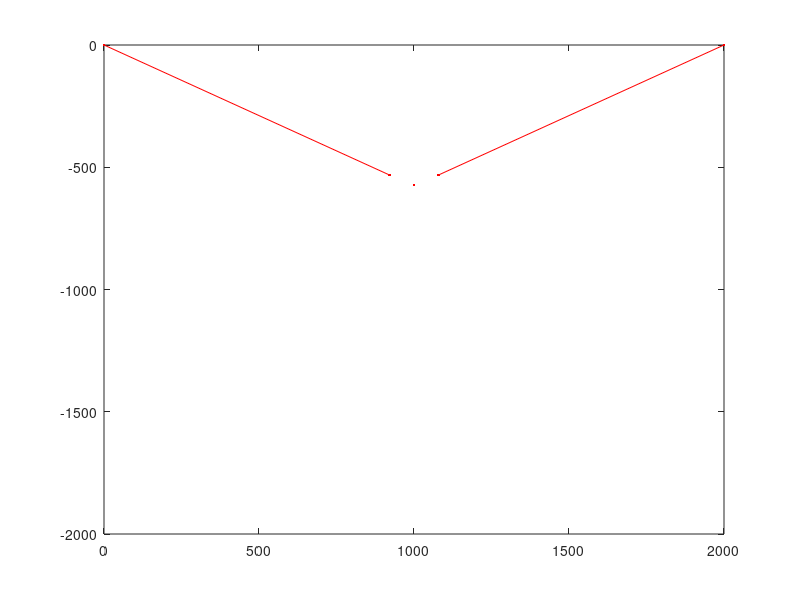

Write the MATLAB code that produced this figure. (Note: this script raises an error after producing the figure.)
function simulate_toddler_robot()
    s_initial = calculate_current_position(pi/6, pi/6, 0);
    s_final = calculate_next_position(1900, -600);
    s_diff = s_final - s_initial
end

function s = calculate_current_position(theta_l, theta_r, phi)
    % define constants
    w = 157.48;
    h = 40.64;
    x_end = 2000; % right anchor position
    winch_to_marker_dist = sqrt(h^2 + w^2/4);
    winch_to_marker_angle = atan2(h, w/2);
    
    % calculate string lengths
    A = [-sin(theta_l), sin(theta_r); cos(theta_l), cos(theta_r)];
    b = [w*sin(phi); x_end - w*cos(phi)];
    s = A\b;
    
    % calculate left winch position
    x_l = s(1)*cos(theta_l);
    y_l = -s(1)*sin(theta_l);

    % calculate marker position
    x = x_l + cos(phi + winch_to_marker_angle)*winch_to_marker_dist;
    y = y_l - sin(phi + winch_to_marker_angle)*winch_to_marker_dist;

    % plot positions
    x_r = x_end - s(2)*cos(theta_r);
    y_r = -s(2)*sin(theta_r);
    figure;
    plot([0, x_end, x_l, x_r, x], [0, 0, y_l, y_r, y], 'r.', MarkerSize=10); hold on;
    plot([0, x_l], [0, y_l], 'r')
    plot([x_end, x_r], [0, y_r], 'r')
    axis([0, 2000, -2000, 0])
end

function s = calculate_next_position(x, y)
    % define constants
    g = 9.81*1e3;
    k = 1e2;
    w = 157.48;
    h = 40.64;
    x_end = 2000; % right anchor position
    y_max = 2000;
    winch_to_marker_dist = sqrt(h^2 + w^2/4);
    winch_to_marker_angle = atan2(h, w/2);

    % define symbolic position expressions
    syms phi
    x_l = x - cos(phi + winch_to_marker_angle)*winch_to_marker_dist;
    y_l = y + sin(phi + winch_to_marker_angle)*winch_to_marker_dist;
    x_r = x_l + w*cos(phi);
    y_r = y_l - w*sin(phi);

    % define symbolic potential energy expressions
    PE_x = k*0.5*(x_l^2 + (x_end - x_r)^2);
    PE_y = k*0.5*((y_l + y_max)^2 + (y_r + y_max)^2) - g*(y_l + y_r + 2*y_max);
    PE = PE_x + PE_y;
    
    % define and find root of derivative of potential energy with respect to phi
    dPE = diff(PE);
    tilt = double(vpasolve(dPE, 0));

    % define other positions based on tilt
    x_l_real = subs(x_l, tilt);
    x_r_real = subs(x_r, tilt);
    y_l_real = subs(y_l, tilt);
    y_r_real = subs(y_r, tilt);

    % define string lengths
    s_l = sqrt(x_l_real^2 + y_l_real^2);
    s_r = sqrt((x_end-x_r_real)^2 + y_r_real^2);
    s = double([s_l; s_r]);

    % plot results
    figure;
    plot([0, x_end, x_l_real, x_r_real, x], [0, 0, y_l_real, y_r_real, y], 'r.', MarkerSize=10); hold on;
    plot([0, x_l_real], [0, y_l_real], 'r')
    plot([x_end, x_r_real], [0, y_r_real], 'r')
    axis([0, 2000, -2000, 0]) 
end
